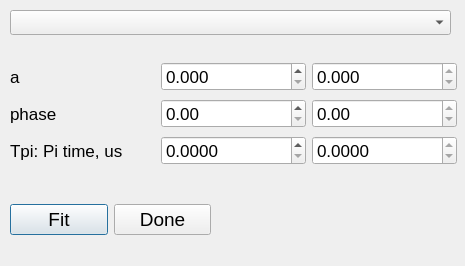
<?xml version="1.0" encoding="UTF-8"?>
<ui version="4.0">
 <class>fit_sine</class>
 <widget class="QDialog" name="fit_sine">
  <property name="geometry">
   <rect>
    <x>0</x>
    <y>0</y>
    <width>465</width>
    <height>266</height>
   </rect>
  </property>
  <property name="windowTitle">
   <string>Dialog</string>
  </property>
  <widget class="QComboBox" name="comboBox_chooseFile">
   <property name="geometry">
    <rect>
     <x>10</x>
     <y>10</y>
     <width>441</width>
     <height>25</height>
    </rect>
   </property>
  </widget>
  <widget class="QWidget" name="horizontalLayoutWidget">
   <property name="geometry">
    <rect>
     <x>10</x>
     <y>180</y>
     <width>201</width>
     <height>80</height>
    </rect>
   </property>
   <layout class="QHBoxLayout" name="horizontalLayout">
    <item>
     <widget class="QPushButton" name="fitButton">
      <property name="font">
       <font>
        <pointsize>14</pointsize>
       </font>
      </property>
      <property name="text">
       <string>Fit</string>
      </property>
      <property name="shortcut">
       <string>Ctrl+F</string>
      </property>
     </widget>
    </item>
    <item>
     <widget class="QPushButton" name="DoneButton">
      <property name="font">
       <font>
        <pointsize>14</pointsize>
       </font>
      </property>
      <property name="text">
       <string>Done</string>
      </property>
      <property name="shortcut">
       <string>Ctrl+F</string>
      </property>
     </widget>
    </item>
   </layout>
  </widget>
  <widget class="QWidget" name="verticalLayoutWidget">
   <property name="geometry">
    <rect>
     <x>10</x>
     <y>60</y>
     <width>447</width>
     <height>107</height>
    </rect>
   </property>
   <layout class="QVBoxLayout" name="verticalLayout">
    <item>
     <layout class="QHBoxLayout" name="horizontalLayout_2">
      <item>
       <widget class="QLabel" name="label_a">
        <property name="font">
         <font>
          <pointsize>13</pointsize>
         </font>
        </property>
        <property name="text">
         <string>a</string>
        </property>
       </widget>
      </item>
      <item>
       <widget class="QDoubleSpinBox" name="aSpinBox_1">
        <property name="font">
         <font>
          <pointsize>13</pointsize>
         </font>
        </property>
        <property name="decimals">
         <number>3</number>
        </property>
        <property name="maximum">
         <double>999.990000000000009</double>
        </property>
        <property name="singleStep">
         <double>0.100000000000000</double>
        </property>
       </widget>
      </item>
      <item>
       <widget class="QDoubleSpinBox" name="aSpinBox_2">
        <property name="font">
         <font>
          <pointsize>13</pointsize>
         </font>
        </property>
        <property name="readOnly">
         <bool>true</bool>
        </property>
        <property name="decimals">
         <number>3</number>
        </property>
        <property name="maximum">
         <double>999.990000000000009</double>
        </property>
       </widget>
      </item>
     </layout>
    </item>
    <item>
     <layout class="QHBoxLayout" name="horizontalLayout_3">
      <item>
       <widget class="QLabel" name="label_phase">
        <property name="font">
         <font>
          <pointsize>13</pointsize>
         </font>
        </property>
        <property name="text">
         <string>phase</string>
        </property>
       </widget>
      </item>
      <item>
       <widget class="QDoubleSpinBox" name="phaseSpinBox_1">
        <property name="font">
         <font>
          <pointsize>13</pointsize>
         </font>
        </property>
        <property name="maximum">
         <double>999.990000000000009</double>
        </property>
       </widget>
      </item>
      <item>
       <widget class="QDoubleSpinBox" name="phaseSpinBox_2">
        <property name="font">
         <font>
          <pointsize>13</pointsize>
         </font>
        </property>
        <property name="readOnly">
         <bool>true</bool>
        </property>
        <property name="maximum">
         <double>999.990000000000009</double>
        </property>
       </widget>
      </item>
     </layout>
    </item>
    <item>
     <layout class="QHBoxLayout" name="horizontalLayout_4">
      <item>
       <widget class="QLabel" name="label_Tpi">
        <property name="font">
         <font>
          <pointsize>13</pointsize>
         </font>
        </property>
        <property name="text">
         <string>Tpi: Pi time, us</string>
        </property>
       </widget>
      </item>
      <item>
       <widget class="QDoubleSpinBox" name="TpiSpinBox_1">
        <property name="font">
         <font>
          <pointsize>13</pointsize>
         </font>
        </property>
        <property name="decimals">
         <number>4</number>
        </property>
        <property name="maximum">
         <double>999.990000000000009</double>
        </property>
       </widget>
      </item>
      <item>
       <widget class="QDoubleSpinBox" name="TpiSpinBox_2">
        <property name="font">
         <font>
          <pointsize>13</pointsize>
         </font>
        </property>
        <property name="readOnly">
         <bool>true</bool>
        </property>
        <property name="decimals">
         <number>4</number>
        </property>
        <property name="maximum">
         <double>999.990000000000009</double>
        </property>
       </widget>
      </item>
     </layout>
    </item>
   </layout>
  </widget>
 </widget>
 <resources/>
 <connections/>
</ui>
